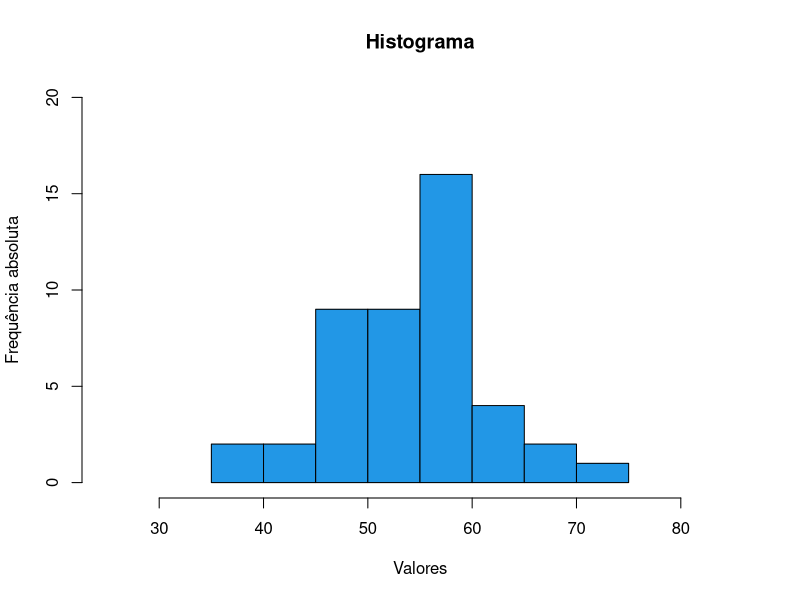
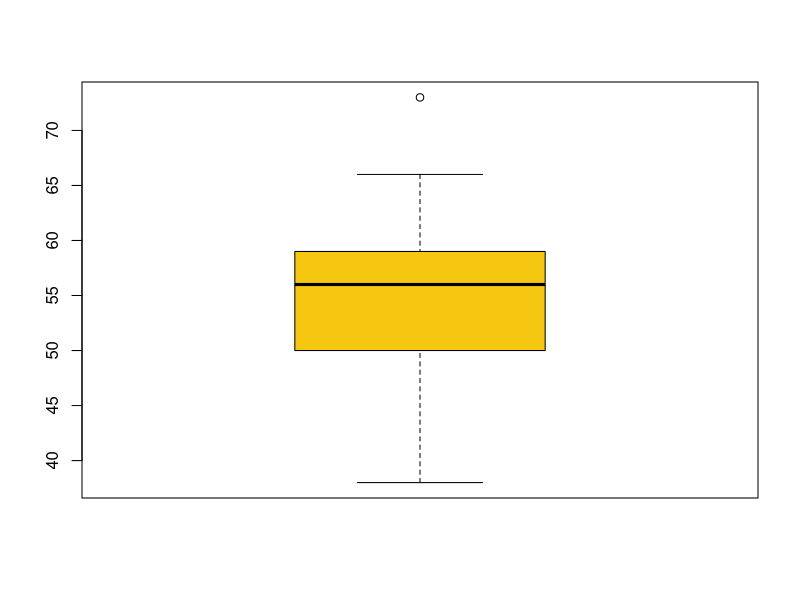

The R source for these figures, in order:


lista <- c(48, 58, 56, 63, 52, 50, 59, 51, 59, 38, 57, 56, 73, 61, 41, 55, 49, 61, 49, 49, 52, 55, 60, 52, 54,  
           57, 47, 66, 60, 53, 59, 50, 45, 57, 64, 56, 57, 60, 47, 58, 53, 58, 66, 47, 40)
#Questão 01
hist(lista, main="Histograma", ylab= "Frequência absoluta", 
     xlab = "Valores",col = 12, ylim = c(0,20), xlim = c(25, 85))

length(lista)
#Questão 02
media<- mean(lista) 
media

############################
moderesult <-function(y){
   y_unico <- unique(y)
   y_unico[which.max(tabulate(match(y, y_unico)))]
}

moda<- moderesult(lista)
moda
############################
mediana <- median(lista)
mediana
############################
# Terceiro quartil corresponde a 75% de toda a amostra ordenada 
third <- quantile(lista, c(0.75)) 
third
###########################
#### Encontrando os percentis #########
per1 <- quantile(lista, 0.08)
per2<-quantile(lista, 0.50)
per3 <- quantile(lista, 0.80)
per1
per2
per3

dev.off() 

boxplot(lista, col = 7) #existe uma maior concentração de dados no 3 quartil 

summary(lista)

